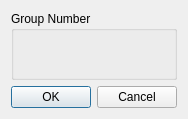
<?xml version="1.0" encoding="UTF-8"?>
<ui version="4.0">
 <class>GroupSelectionDialog</class>
 <widget class="QDialog" name="GroupSelectionDialog">
  <property name="geometry">
   <rect>
    <x>0</x>
    <y>0</y>
    <width>184</width>
    <height>119</height>
   </rect>
  </property>
  <property name="sizePolicy">
   <sizepolicy hsizetype="Fixed" vsizetype="Fixed">
    <horstretch>0</horstretch>
    <verstretch>0</verstretch>
   </sizepolicy>
  </property>
  <property name="windowTitle">
   <string>New Group</string>
  </property>
  <property name="modal">
   <bool>true</bool>
  </property>
  <layout class="QVBoxLayout" name="verticalLayout">
   <item>
    <widget class="QGroupBox" name="groupBox">
     <property name="title">
      <string>Group Number</string>
     </property>
     <layout class="QVBoxLayout" name="verticalLayout_2"/>
    </widget>
   </item>
   <item>
    <widget class="QDialogButtonBox" name="buttonBox">
     <property name="orientation">
      <enum>Qt::Horizontal</enum>
     </property>
     <property name="standardButtons">
      <set>QDialogButtonBox::Cancel|QDialogButtonBox::Ok</set>
     </property>
    </widget>
   </item>
  </layout>
 </widget>
 <resources/>
 <connections>
  <connection>
   <sender>buttonBox</sender>
   <signal>accepted()</signal>
   <receiver>GroupSelectionDialog</receiver>
   <slot>accept()</slot>
   <hints>
    <hint type="sourcelabel">
     <x>248</x>
     <y>254</y>
    </hint>
    <hint type="destinationlabel">
     <x>157</x>
     <y>274</y>
    </hint>
   </hints>
  </connection>
  <connection>
   <sender>buttonBox</sender>
   <signal>rejected()</signal>
   <receiver>GroupSelectionDialog</receiver>
   <slot>reject()</slot>
   <hints>
    <hint type="sourcelabel">
     <x>316</x>
     <y>260</y>
    </hint>
    <hint type="destinationlabel">
     <x>286</x>
     <y>274</y>
    </hint>
   </hints>
  </connection>
 </connections>
</ui>
